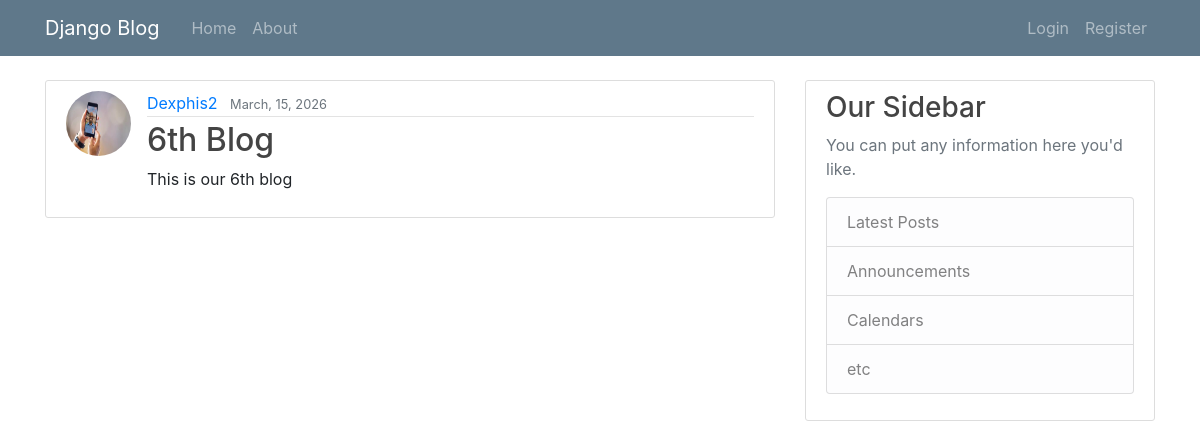
/post/5/, run on the app's committed database.
### music/models.py (models this page shows, shortened)
class Post(models.Model):
    title = models.CharField(max_length=100)
    content = models.CharField(max_length=1000)
    date = models.DateTimeField(default=timezone.now)
    user = models.ForeignKey(User, on_delete=models.CASCADE)

### users/models.py (models this page shows, shortened)
class Profile(models.Model):
    user = models.OneToOneField(User, on_delete=models.CASCADE)
    phone_number = models.CharField(max_length=14, null=True)
    image = models.ImageField(default='default.jpg', upload_to='profile_pics')

### music/views.py (the view)
# urls.py: path('post/<int:pk>/', PostDetailView.as_view(), name='post-detail'),
class PostDetailView(DetailView):
    model = Post

### music/templates/music/post_detail.html
{% extends 'music/base.html' %}
{% block content %}
<article class="media content-section">
    <img class="rounded-circle article-img" src="{{post.user.profile.image.url}}" alt="">
    <div class="media-body">
        <div class="article-metadata">
            <a class="mr-2" href="#">{{ object.user }}</a>
            <small class="text-muted">{{ object.date|date:"F, d, Y" }}</small>
        </div>
        <h2 class="article-title">{{ object.title }}</h2>
        <p class="article-content">{{ object.content }}</p>
    </div>
</article>
{% endblock content %}

### music/static/block/main.css (style rules this page uses)
body { background: #fafafa; color: #333333; margin-top: 5rem; }
h1, h2, h3, h4, h5, h6 { color: #444444; }
.content-section { background: #ffffff; padding: 10px 20px; border: 1px solid #dddddd; border-radius: 3px; margin-bottom: 20px; }
.article-title { color: #444444; }
.article-content { white-space: pre-line; }
.article-img { height: 65px; width: 65px; margin-right: 16px; }
.article-metadata { padding-bottom: 1px; margin-bottom: 4px; border-bottom: 1px solid #e3e3e3 }

### data on the page
Post: user.profile.image (picture), user "Dexphis2", date "March, 15, 2026", title "6th Blog", content "This is our 6th blog"
